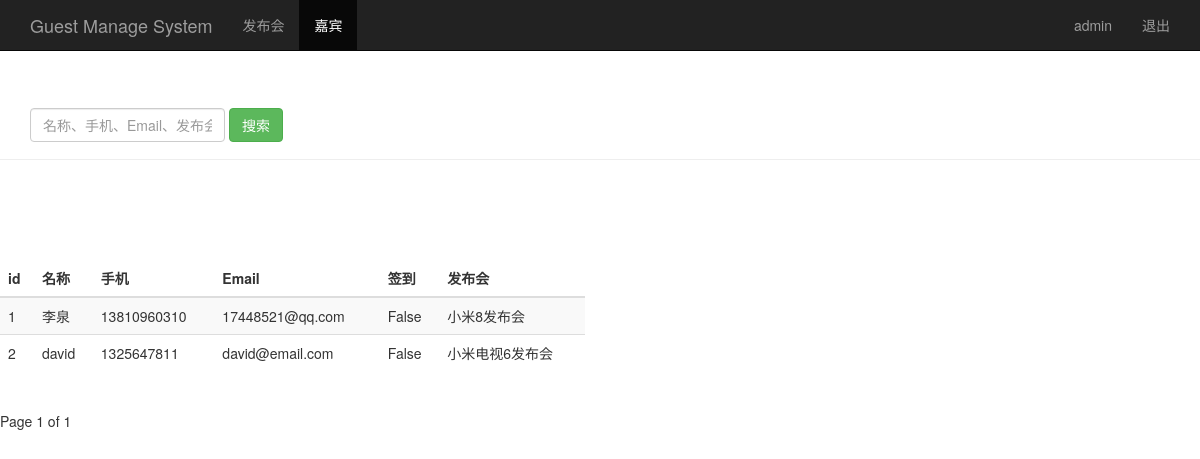
Page /guest_manage/ (signed in) on the earlier database version.
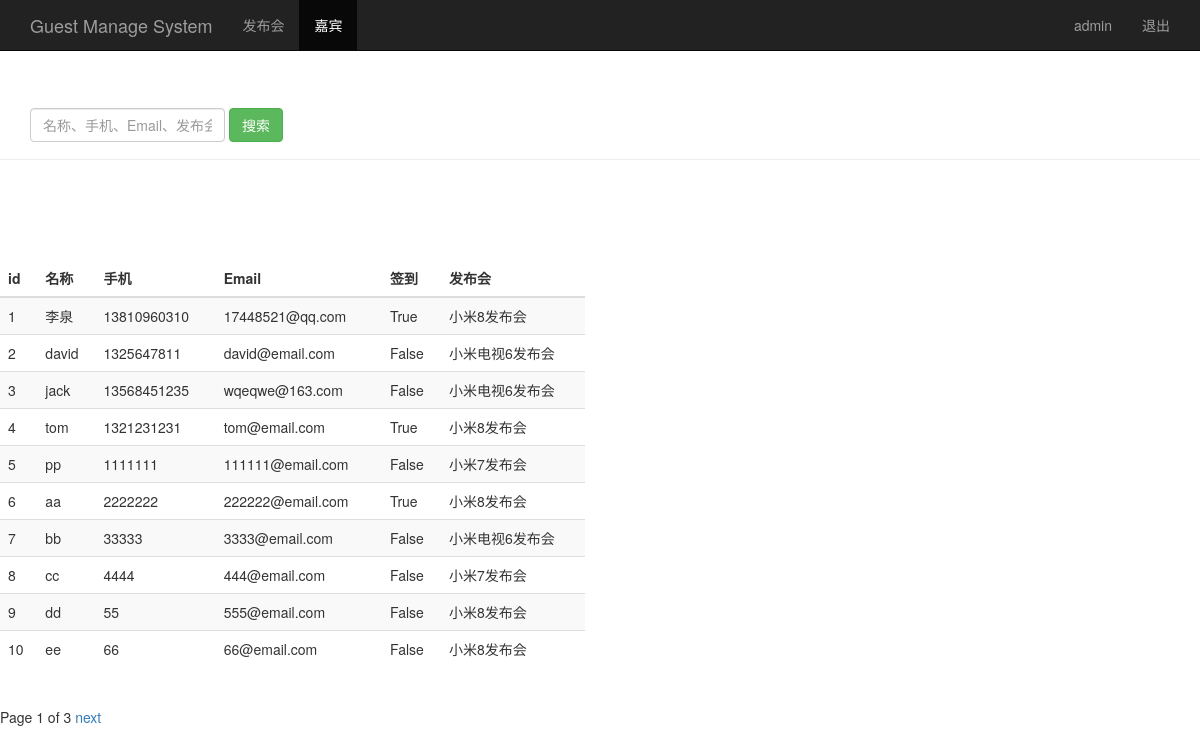
Same page on the later database version.
### sign/models.py (models this page shows, shortened)
class Guest(models.Model):
    event = models.ForeignKey(Event)  # 关联发布会 id
    realname = models.CharField(max_length=64)  # 姓名
    phone = models.CharField(max_length=16)  # 手机号
    email = models.EmailField()  # 邮箱
    sign = models.BooleanField()  # 签到状态
    create_time = models.DateTimeField(auto_now=True)  # 创建时间（自动获取当前时间）
    class Meta:
        unique_together = ('event', 'phone')

class Event(models.Model):
    name = models.CharField(max_length=100)  # 发布会标题
    limit = models.IntegerField()  # 参加人数
    status = models.BooleanField()  # 状态
    address = models.CharField(max_length=200)  # 地址
    start_time = models.DateTimeField('event time')  # 发布会时间
    create_time = models.DateTimeField(auto_now=True)  # 创建时间（自动获取当前时间）
    def __str__(self):
        return self.name

### sign/views.py (the view)
# urls.py: url(r'^guest_manage/$',views.guest_manage),
@login_required
def guest_manage(request):
    username = request.session.get('user', '')  # 读取浏览器 session
    guest_list = Guest.objects.all()
    paginator = Paginator(guest_list, 10)
    page = request.GET.get('page')
    try:
        contacts = paginator.page(page)
    except PageNotAnInteger:
        contacts = paginator.page(1)
    except EmptyPage:
        contacts = paginator.page(paginator.num_pages)
    return render(request, 'guest_manage.html', {'user': username, 'guests': contacts})

### templates/guest_manage.html (shortened to what this page needs)
<!DOCTYPE html>
<html lang="en">
<head>
    {% load bootstrap3 %}
    {% bootstrap_css %}
</head>
<body>
    <nav class="navbar navbar-inverse navbar-fixed-top">
        <div class="container">
            <div class="navbar-header">
                <a class="navbar-brand" href="/event_manage/">Guest Manage System</a>
            </div>
            <div id="navbar" class="collapse navbar-collapse">
                <ul class="nav navbar-nav">
                    <li><a href="/event_manage/">发布会</a></li>
                    <li class="active"><a href="#">嘉宾</a></li>
                </ul>
                <ul class="nav navbar-nav navbar-right">
                    <li><a href="#">{{ user }}</a></li>
                    <li><a href="/logout/">退出</a></li>
                </ul>
            </div>
        </div>
    </nav>
    <div class="page-header" style="padding-top: 60px">
        <div id="navbar" class="navbar-collapse collapse">
            <form class="navbar-form" method="get" action="/search_guest_text/">
                <div class="form-group">
                    <input name="search_text" type="text" placeholder="名称、手机、Email、发布会" class="form-control" value="{{ search_text }}">
                </div>
                <button type="submit" class="btn btn-success">搜索</button>
            </form>
        </div>
    </div>
    <div class="row" style="padding-top: 80px">
        <div class="col-md-6">
            <table class="table table-striped">
                <thead>
                    <tr>
                        <th>id</th><th>名称</th><th>手机</th><th>Email</th><th>签到</th><th>发布会</th>
                    </tr>
                </thead>
                <tbody>
                    {% for guest in guests %}
                        <tr>
                            <td>{{ guest.id }}</td>
                            <td>{{ guest.realname }}</td>
                            <td>{{ guest.phone }}</td>
                            <td>{{ guest.email }}</td>
                            <td>{{ guest.sign }}</td>
                            <td>{{ guest.event }}</td>
                        </tr>
                    {% endfor %}
                </tbody>
            </table>
        </div>
    </div>
    <div class="pagination">
        <span class="step-links">
            <span class="current">
                Page {{ guests.number }} of {{ guests.paginator.num_pages }}
            </span>
            {% if guests.has_next %}
                <a href="?page={{ guests.next_page_number }}&search_text={{ search_text }}">next</a>
            {% endif %}
        </span>
    </div>
</body>
</html>

Differences in the rows shown:
changed Guest "李泉": sign "False" → "True"
added Guest: id "3", realname "jack", phone "13568451235", email "wqeqwe@163.com", sign "False", event "小米电视6发布会"
added Guest: id "4", realname "tom", phone "1321231231", email "tom@email.com", sign "True", event "小米8发布会"
added Guest: id "5", realname "pp", phone "1111111", email "111111@email.com", sign "False", event "小米7发布会"
added Guest: id "6", realname "aa", phone "2222222", email "222222@email.com", sign "True", event "小米8发布会"
added Guest: id "7", realname "bb", phone "33333", email "3333@email.com", sign "False", event "小米电视6发布会"
added Guest: id "8", realname "cc", phone "4444", email "444@email.com", sign "False", event "小米7发布会"
added Guest: id "9", realname "dd", phone "55", email "555@email.com", sign "False", event "小米8发布会"
added Guest: id "10", realname "ee", phone "66", email "66@email.com", sign "False", event "小米8发布会"
Other differences:
{{ guests.paginator.num_pages }}: "1" → "3"
text now shown: "next"
